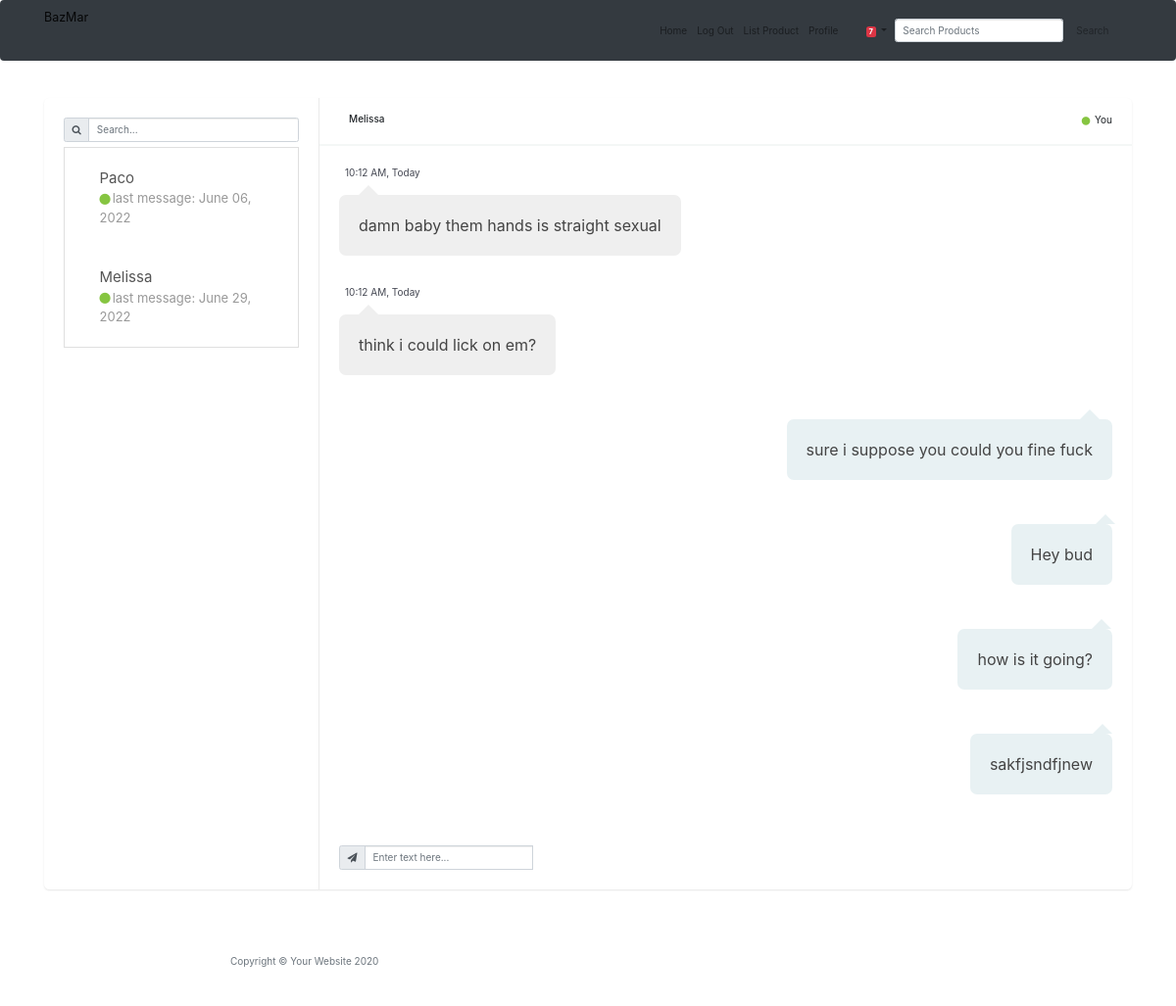
/message_center/3 (signed in), run on an earlier commit of the app's database.
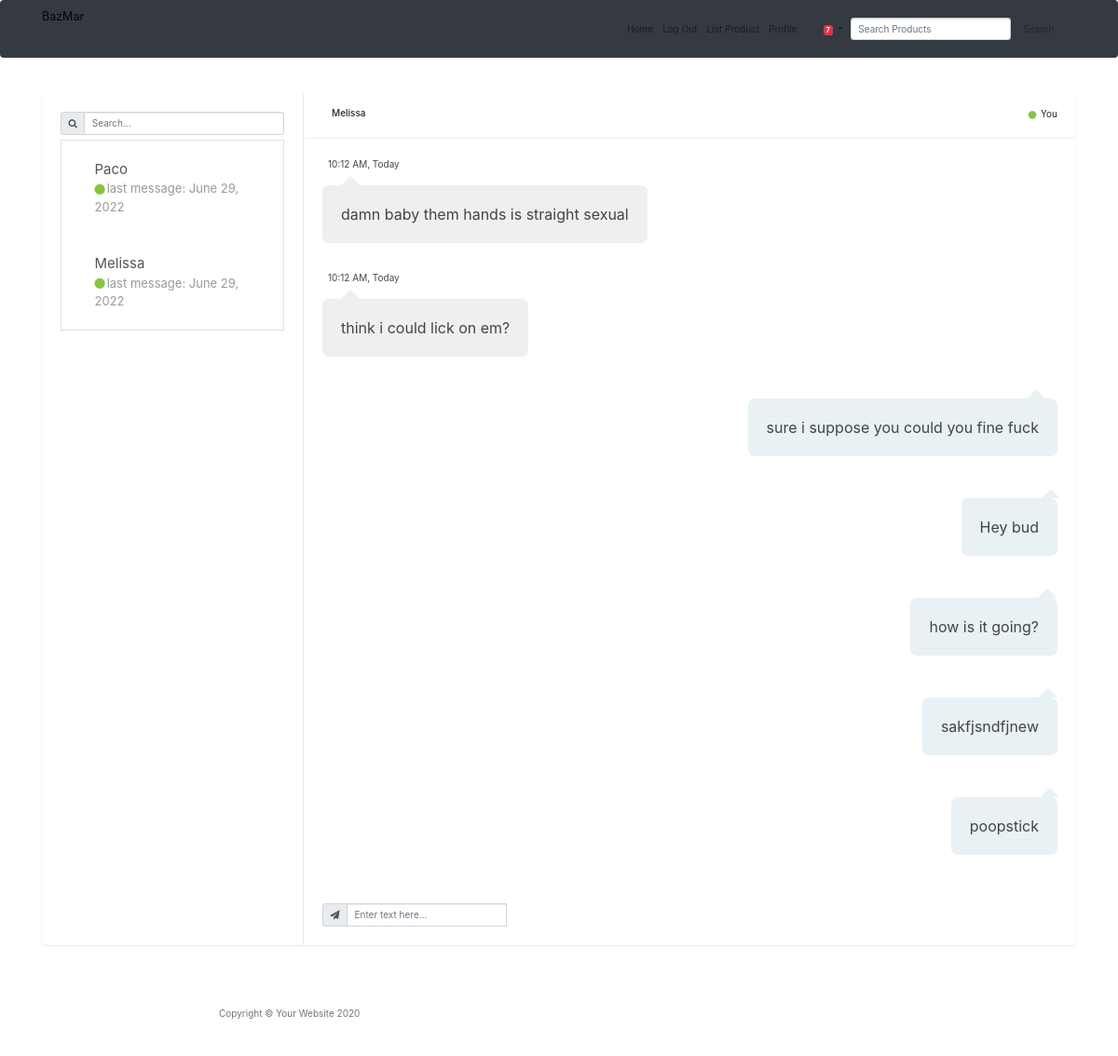
And on a later commit of the database.
### main.py (models this page shows)
class Chat(db.Model):
    __tablename__ = "chats"
    id = db.Column(db.Integer, primary_key=True)
    User1_ID = db.Column(db.Integer)
    User1_name = db.Column(db.String(250), nullable=False)
    User2_ID = db.Column(db.Integer)
    User2_name = db.Column(db.String(250), nullable=False)
    messages = relationship("Message", back_populates="parent_chat")

class Message(db.Model):
    __tablename__ = "messages"
    message_id = db.Column(db.Integer, primary_key=True)
    parent_chat_ID = db.Column(db.Integer, db.ForeignKey("chats.id"))
    parent_chat = relationship("Chat", back_populates="messages")
    message_author = db.Column(db.String(250), nullable=False)
    body = db.Column(db.String(250), nullable=False)
    date_posted = db.Column(db.String(250), nullable=False)

### main.py (the view, shortened to what this page needs)
@app.route("/message_center/<chat_id>", methods=["GET", "POST"])
@login_required
def message_center(chat_id):
    current_chat = Chat.query.filter_by(id=chat_id).first()
    all_chats = Chat.query.all()
    user_chats = []
    for chat in all_chats:
        if current_user.id == chat.User1_ID or current_user.id == chat.User2_ID:
            user_chats.append(chat)
    return render_template("message_center.html", chats=user_chats, current_chat=current_chat)

### main.py (called while the page is built)
@login_manager.user_loader
def load_user(user_id):
    return User.query.get(int(user_id))

### templates/message_center.html (shortened to what this page needs)
{% extends 'bootstrap/base.html' %}
{% block content %}
<head>
  <link href="{{ url_for('static', filename='vendor/bootstrap/css/bootstrap.min.css') }}" rel="stylesheet">
  <link href="{{ url_for('static', filename='vendor/fontawesome-free/css/all.min.css')}}" rel="stylesheet" type="text/css">
  <link href="{{ url_for('static', filename='css/chat.css')}}" rel="stylesheet">
</head>
<link href="https://maxcdn.bootstrapcdn.com/font-awesome/4.7.0/css/font-awesome.min.css" rel="stylesheet" />
<body>
  <nav class="navbar navbar-expand-md navbar-light bg-dark fixed-top" id="mainNav">
    <div class="container">
      <a class="navbar-brand" href="{{url_for('get_all_products')}}">BazMar</a>
      <div class="collapse navbar-collapse" id="navbarResponsive">
        <ul class="navbar-nav ml-auto">
          <li class="nav-item">
            <a class="nav-link" href="{{ url_for('get_all_products') }}">Home</a>
          </li>
          {% if not current_user.is_authenticated: %}
          <li class="nav-item">
            <a class="nav-link" href="{{ url_for('login') }}">Login</a>
          </li>
          <li class="nav-item">
            <a class="nav-link" href="{{ url_for('register') }}">Register</a>
          </li>
          {% else: %}
          <li class="nav-item">
            <a class="nav-link" href="{{ url_for('logout') }}">Log Out</a>
          </li>
          {% endif %}
          {% if current_user.is_authenticated: %}
          <li class="nav-item">
            <a class="nav-link" href="{{ url_for('add_new_listing') }}">List Product</a>
          </li>
          <li class="nav-item">
            <a class="nav-link" href="{{ url_for('user_profile', profile_id=current_user.id, username=current_user.name) }}">Profile</a>
          </li>
          <li class="nav-item dropdown no-arrow mx-1">
            <a class="nav-link dropdown-toggle" href="#" id="messagesDropdown" role="button" data-toggle="dropdown" aria-haspopup="true" aria-expanded="false">
              <i class="fas fa-envelope fa-fw"></i>
              <span class="badge badge-danger badge-counter">7</span>
            </a>
          </li>
          {% endif %}
        </ul>
        <form class="form-inline my-2 my-lg-0" action="{{ url_for('get_all_products') }}" method="post">
          <input class="form-control mr-sm-2" type="search" placeholder="Search Products" aria-label="Search" name="value">
          <button class="btn btn-outline-muted my-2 my-sm-0" type="submit">Search</button>
        </form>
      </div>
    </div>
  </nav>
  <div class="container" style="margin-top:100px;">
    <div class="row clearfix">
      <div class="col-lg-12">
        <div class="card chat-app">
          <div id="plist" class="people-list">
            <div class="input-group">
              <div class="input-group-prepend">
                <span class="input-group-text"><i class="fa fa-search"></i></span>
              </div>
              <input type="text" class="form-control" placeholder="Search...">
            </div>
            <ul class="list-unstyled chat-list mt-2 mb-0">
              {% for chat in chats %}
              <a href="{{ url_for('message_center', chat_id=chat.id) }}" class="list-group-item list-group-item-action py-3 lh-tight" aria-current="true" method="post">
                <li class="clearfix">
                  <div class="about">
                    {% if current_user.name == chat.User1_name %}
                    <div class="name">{{ chat.User2_name }}</div>
                    {% else %}
                    <div class="name">{{ chat.User1_name }}</div>
                    {% endif %}
                    <div class="status"> <i class="fa fa-circle online"></i>last message: {{ chat.messages[-1].date_posted }}</div>
                  </div>
                </li>
              </a>
              {% endfor %}
            </ul>
          </div>
          <div class="chat">
            <div class="chat-header clearfix">
              <div class="row">
                <div class="col-lg-6">
                  <div class="chat-about">
                    {% if current_user.name == current_chat.User1_name %}
                    <h6 class="m-b-0">{{ current_chat.User2_name }}</h6>
                    {% else %}
                    <h6 class="m-b-0">{{ current_chat.User1_name }}</h6>
                    {% endif %}
                  </div>
                </div>
                <div class="col-lg-6 hidden-sm text-right">
                  <div> <i class="fa fa-circle online"></i> You</div>
                </div>
              </div>
            </div>
            <div class="chat-history">
              <ul class="m-b-0">
                {% for message in current_chat.messages %}
                {% if message.message_author == current_user.name %}
                <li class="clearfix">
                  <div class="message other-message float-right">{{ message.body }}</div>
                </li>
                {% else %}
                <li class="clearfix">
                  <div class="message-data">
                    <span class="message-data-time">10:12 AM, Today</span>
                  </div>
                  <div class="message my-message">{{ message.body }}</div>
                </li>
                {% endif %}
                {% endfor %}
              </ul>
            </div>
            <div class="chat-message clearfix">
              <div class="input-group mb-0">
                <div class="input-group-prepend">
                  <span class="input-group-text"><i class="fa fa-send"></i></span>
                </div>
                {% if current_chat.id != 1 %}
                <form class="form-inline my-2 my-lg-0" action="{{ url_for('message_center', chat_id=current_chat.id) }}" method="post">
                  <input type="text" class="form-control" name="text" placeholder="Enter text here..." method="post">
                </form>
                {% endif %}
              </div>
            </div>
          </div>
        </div>
      </div>
    </div>
  </div>
  {% include "footer.html" %}
  {% endblock %}

### templates/footer.html (shortened to what this page needs)
  <footer>
    <div class="container">
      <div class="row">
        <div class="col-lg-8 col-md-10 mx-auto">
          <ul class="list-inline text-center">
            <li class="list-inline-item">
              <a href="#">
                <span class="fa-stack fa-lg">
                  <i class="fas fa-circle fa-stack-2x"></i>
                  <i class="fab fa-twitter fa-stack-1x fa-inverse"></i>
                </span>
              </a>
            </li>
            <li class="list-inline-item">
              <a href="#">
                <span class="fa-stack fa-lg">
                  <i class="fas fa-circle fa-stack-2x"></i>
                  <i class="fab fa-facebook-f fa-stack-1x fa-inverse"></i>
                </span>
              </a>
            </li>
            <li class="list-inline-item">
              <a href="#">
                <span class="fa-stack fa-lg">
                  <i class="fas fa-circle fa-stack-2x"></i>
                  <i class="fab fa-github fa-stack-1x fa-inverse"></i>
                </span>
              </a>
            </li>
          </ul>
          <p class="copyright text-muted">Copyright &copy; Your Website 2020</p>
        </div>
      </div>
    </div>
  </footer>
</body>
</html>

### static/css/chat.css (style rules this page uses)
body { margin-top:20px; }
.card { background: #fff; transition: .5s; border: 0; margin-bottom: 30px; border-radius: .55rem; position: relative; width: 100%; box-shadow: 0 1px 2px 0 rgb(0 0 0 / 10%); }
.chat-app .people-list { width: 280px; position: absolute; left: 0; top: 0; padding: 20px; z-index: 7 }
.chat-app .chat { margin-left: 280px; border-left: 1px solid #eaeaea }
.people-list { -moz-transition: .5s; -o-transition: .5s; -webkit-transition: .5s; transition: .5s }
.people-list .chat-list li { padding: 10px 15px; list-style: none; border-radius: 3px }
.people-list .chat-list li .name { font-size: 15px }
.people-list .about { float: left; padding-left: 8px }
.people-list .status { color: #999; font-size: 13px }
.chat .chat-header { padding: 15px 20px; border-bottom: 2px solid #f4f7f6 }
.chat .chat-header .chat-about { float: left; padding-left: 10px }
.chat .chat-history { padding: 20px; border-bottom: 2px solid #fff }
.chat .chat-history ul { padding: 0 }
.chat .chat-history ul li { list-style: none; margin-bottom: 30px }
.chat .chat-history ul li:last-child { margin-bottom: 0px }
.chat .chat-history .message-data { margin-bottom: 15px }
.chat .chat-history .message-data-time { color: #434651; padding-left: 6px }
.chat .chat-history .message { color: #444; padding: 18px 20px; line-height: 26px; font-size: 16px; border-radius: 7px; display: inline-block; position: relative }
.chat .chat-history .message:after { bottom: 100%; left: 7%; border: solid transparent; content: " "; height: 0; width: 0; position: absolute; pointer-events: none; border-bottom-color: #fff; border-width: 10px; margin-left: -10px }
.chat .chat-history .my-message { background: #efefef }
.chat .chat-history .my-message:after { bottom: 100%; left: 30px; border: solid transparent; content: " "; height: 0; width: 0; position: absolute; pointer-events: none; border-bottom-color: #efefef; border-width: 10px; margin-left: -10px }
.chat .chat-history .other-message { background: #e8f1f3; text-align: right }
.chat .chat-history .other-message:after { border-bottom-color: #e8f1f3; left: 93% }
.chat .chat-message { padding: 20px }
.online, .offline, .me { margin-right: 2px; font-size: 8px; vertical-align: middle }
.online { color: #86c541 }
.float-right { float: right }
.clearfix:after { visibility: hidden; display: block; font-size: 0; content: " "; clear: both; height: 0 }
@media only screen and (min-device-width: 768px) and (max-device-width: 1024px) and (orientation: landscape) and (-webkit-min-device-pixel-ratio: 1) { .chat-app .chat-list { height: 480px; overflow-x: auto } }
@media only screen and (min-device-width: 768px) and (max-device-width: 1024px) and (orientation: landscape) and (-webkit-min-device-pixel-ratio: 1) { .chat-app .chat-history { height: calc(100vh - 350px); overflow-x: auto } }

What changed in the data, as far as the page shows it:
computed for Chat "Paco": date_posted "June 06, 2022" → "June 29, 2022"
added Message: body "poopstick"
